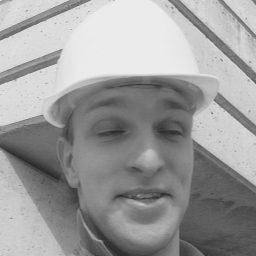
%> input picture bonus_project/foreman.png, 256 x 256 px
$ octave project_bonus_all.m   (GNU Octave 9; MATLAB toolbox functions it lacks are replaced by stand-ins)
%> lines starting %> are read from the running program, lines starting %| are printed output that depends on the picture
### bonus_project/compute_psnr.m
function [ psnr_val ] = compute_psnr(y_original, y_estimated)
% COMPUTE_PSNR Compute the PSNR between two images
%
% Inputs:
%  y_original  - The original image
%  y_estimated - The estimated image
%
% Output:
%  psnr_val - The Peak Signal to Noise Ratio (PSNR) score

y_original = y_original(:);
y_estimated = y_estimated(:);

dynamic_range = 255;

% Compute the Mean Squared Error (MSE)
mse_val = 1/numel(y_original) * norm(y_original-y_estimated).^2;

% Compute the PSNR
psnr_val = 10*log10(dynamic_range^2 / mse_val);

end

### bonus_project/build_dct_unitary_dictionary.m
function DCT = build_dct_unitary_dictionary(patch_size)
% BUILD_DCT_UNITARY_DICTIONARY Creates an overcomplete 2D-DCT dictionary.
%
% Inputs:
% patch_size  - Atom size [height, width] (must satisfy height == width)
%
% Outputs:
% DCT - Unitary DCT dictionary with normalized columns

%% Make sure that the patch is square

if (patch_size(1) ~= patch_size(2))
    error('This only works for square patches');
end

nAtoms = prod(patch_size);


%% Create DCT for one axis

Pn = ceil(sqrt(nAtoms));
DCT = zeros(patch_size(1) , Pn);

for k = 0 : 1 : Pn - 1

    V = cos( (0.5 + (0 : 1 : patch_size(1) - 1) ) * k * pi / Pn);
    if (k > 0), V = V - mean(V); end;
    DCT(: , k+1) = V / norm(V);

end

%% Create the DCT for both axes

DCT = kron(DCT , DCT);

### bonus_project/dct_image_denoising.m
function est_dct = dct_image_denoising(noisy_im, D_DCT, epsilon)
% DCT_IMAGE_DENOISING Denoise an image via the DCT transform
%
% Inputs:
%   noisy_im - The input noisy image
%   D_DCT    - A column-normalized DCT dictionary
%   epsilon  - The noise-level of the noise in a PATCH,
%              used as the stopping criterion of the pursuit
%
% Output:
%   est_dct - The denoised image
%

% Get the patch size [height, width] from D_DCT
patch_size = sqrt(size(D_DCT));

% Divide the noisy image into fully overlapping patches
patches = im2col(noisy_im, patch_size, 'sliding');

% Step 1: Compute the representation of each noisy patch using the
% Thresholding pursuit
[est_patches, est_coeffs] = batch_thresholding(D_DCT, patches, epsilon);

% Step 2: Reconstruct the image using 'col_to_im' function
est_dct = col_to_im(est_patches, patch_size, size(noisy_im));

% Compute and display the statistics
fprintf('DCT dictionary: ');
compute_stat(est_patches, patches, est_coeffs);

### bonus_project/batch_thresholding.m
function [X, A] = batch_thresholding(D, Y, epsilon)
% BATCH_THRESHOLDING Solve the pursuit problem via the error-constraint
% Thresholding pursuit
%
% Solves the following problem:
%   min_{alpha_i} \sum_i || alpha_i ||_0
%                  s.t.  ||y_i - D alpha_i||_2^2 \leq epsilon^2 for all i,
% where D is a dictionary of size n X n, y_i are the input signals of
% length n (being the columns of the matrix Y) and epsilon stands
% for the allowed residual error.
%
% The solution is returned in the matrix A, containing the representations
% of the patches as its columns, along with the denoised signals
% given by  X = DA.


% TODO: Get the length of each atom
% Write your code here... n = ???;


% TODO: Get the number of patches
% Write your code here... m = ???;


% TODO: Compute the inner products between the dictionary atoms and the
% input patches (hint: the result should be a matrix of size n X N)
% Write your code here... inner_products = ???;


% Compute epsilon^2, which is the square residual error allowed per patch
epsilon_sq = epsilon^2;

% Compute the square value of each entry in 'inner_products' matrix
residual_sq = inner_products.^2;

% TODO: Sort each column in 'residual_sq' matrix in ascending order
% Write your code here... [mat_sorted, mat_inds] = sort(?, ?, ?);


% TODO: Compute the cumulative sums for each column of 'residual_sq'
% and save the result in the matrix 'accumulate_residual'
% Write your code here... accumulate_residual = ???;


% Compute the indices of the dominant coefficients that we want to keep
inds_to_keep = (accumulate_residual > epsilon_sq);

% TODO: Allocate a matrix of size n X N to save the sparse vectors
% Write your code here... A = ???;


% In what follows we compute the location of each non-zero to be assigned
% to the matrix of the sparse vectors A. To this end, we need to map
% 'mat_inds' to a linear subscript format. The mapping will be done using
% Matlab's 'sub2ind' function.

% In order to use 'sub2ind' we need to compute the column subscript
col_sub = repmat(1:N,[n 1]);

% Now use 'sub2ind' to map 'mat_inds' to a linear subscript format.
linear_inds = sub2ind(size(A), mat_inds, col_sub);

% Reshape 'linear_inds' to a vector format
linear_inds = linear_inds(:);

% Map the entries in 'inds_to_keep' to their corresponding locations
% in the matrix 'A' using the precomputed 'linear_inds' vector
linear_inds_to_keep = linear_inds(inds_to_keep(:));

% TODO: Assign to 'A' the coefficients in 'inner_products' using
% the precomputed vector 'linear_inds_to_keep'
% Write your code here... A( ??? ) = inner_products( ??? );


% Use 'sparse' format for the resulting sparse vectors
A = sparse(A);

% TODO: Reconstruct the patches using 'A' matrix
% Write your code here... X = ???;


### bonus_project/project_bonus_all.m
clear; clc; close all;

%% Part A: Data Construction

% Read an image
orig_im = imread('foreman.png');
%> orig_im is the input picture: size 256x256 uint8; min 37, max 237, mean 155.5
% Convert to double
orig_im = double(orig_im);
%> orig_im: size 256x256 double

% Define the blur kernel
h_blur = ones(9)/81;
% Blur the image
blurred_im = imfilter(orig_im,h_blur,'circular');
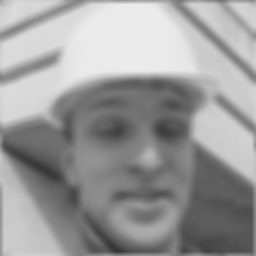
%> blurred_im: size 256x256 double; min 52.1, max 235.1, mean 155.5

% Set the global noise standard-deviation
sigma = sqrt(2);
% Add noise to the blurry image
y = blurred_im + sigma*randn(size(orig_im));

% Compute and print the PSNR of the degraded image
psnr_input = compute_psnr(orig_im, y);
%> in compute_psnr, `mse_val = 1/numel(y_original) * norm(y_original-y_estimated).^2;`: mse_val = 146
%> in compute_psnr, `psnr_val = 10*log10(dynamic_range^2 / mse_val);`: psnr_val = 26.49
%> psnr_input = 26.49
fprintf('PSNR of the blurred and noisy image is %.3f\n\n\n', psnr_input);
%| PSNR of the blurred and noisy image is 26.488

% Show the original and degraded images
figure(1);
subplot(1,3,1); imshow(orig_im,[]);
title('Original');
subplot(1,3,2); imshow(y,[]);
title(['Input: PSNR = ' num2str(psnr_input)]);

% For the report
figure(3);
imshow(orig_im,[]);
title('Original');
print('Original_image', '-depsc');

figure(4);
imshow(blurred_im,[]);
title('Blurred');
print('Blurred_image', '-depsc');

figure(5);
imshow(y,[]);
title(['Blurred and noisy: PSNR = ' num2str(psnr_input)]);
print('Blurred_and_noisy', '-depsc');

%% Part B: Deblurring via Regularization by Denoising (RED)

% In this part we aim to tackle the image deblurring problem.
% To this end, we will use RED, suggest minimizing
% \min_x 1/(2*sigma^2) * ||H*x - y ||_2^2 + lambda/2 * x'*(x - f(x)),
% where f(x) is a denoising algorithm that operates on x, and the matrix
% H is a known blur kernel.
% We will use the Fixed-Point scheme to minimize the above objective, where
% the update rule is given by
% x_new = [1/sigma^2 H'*H + lambda*I]^(-1) * [1/sigma^2 * H'*y + lambda * f(x)]

% Choose the parameters of the DCT denoiser

% Set the patch dimensions [height, width]
patch_size = [6 6];

% Create a unitary DCT dictionary
D = build_dct_unitary_dictionary(patch_size);
%> the run ends on the next line

% Set the noise-level in a PATCH for the pursuit
epsilon = sqrt(1.1)*6*sigma;

% Set the number of outer FP iterations
K = 50;

% Set the number of inner iterations for solving the linear system Az=b
% using Richardson algorithm
T = 50;

% Set the step size of each step of the Richardson method
mu = 1;

% Set the FP parameter lambda that controls the importance of the prior
lambda = 0.1;

% Allocate a vector that stores the PSNR per iteration
psnr_red = zeros(K,1);

% Initialize the solution x with the input image
x = y;

% Run the fixed-point algorithm for num_outer_iters
for outer_iter = 1:K

    % Stage 1:

    % Compute fx = f(x_prev), by running our DCT image denoising
    % algorithm
    fx = dct_image_denoising(x, D, epsilon);
